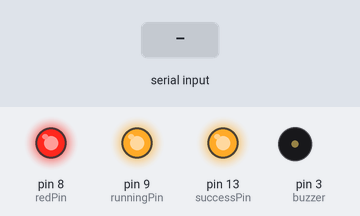
This sketch was run on a simulated Arduino Uno, built with avr-gcc and run on an emulated ATmega328P. Parts: output pins drawn as LEDs (lit = HIGH), buzzer (waves = sounding). The test bench sets the inputs (shaded band). What the sketch prints to the serial monitor is not drawn.

Above: at 1.2 s.
1.3 s: "2" received over Serial
At 3.3 s:
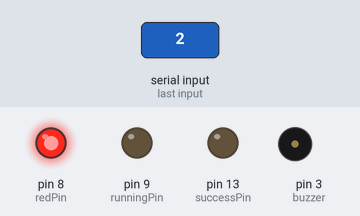
4.3 s: "0" received over Serial
At 5.5 s:
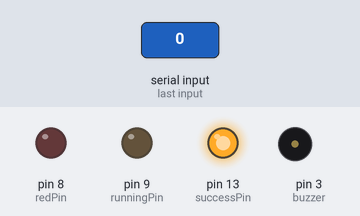
6.5 s: "1" received over Serial
At 8.3 s:
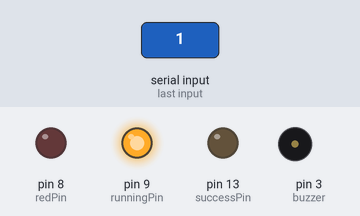
Timing chart, 0 to 9.8 s (numbered marks = the images above; inputs shaded):
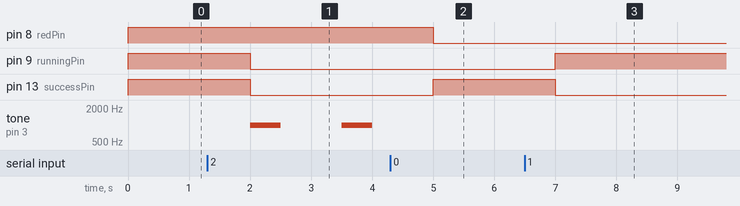

Measured:
- after the input at 1.3 s, pin 9 (runningPin), pin 13 (successPin): HIGH → LOW after 0.70 s; tone on pin 3 (buzzer): alternates 1000 Hz for 0.50 s and silent for 1.0 s, starting after 0.70 s
- after the input at 4.3 s, pin 8 (redPin): HIGH → LOW after 0.70 s; pin 13 (successPin): LOW → HIGH after 0.70 s; tone on pin 3 (buzzer): stays silent (without the input it goes to 1000 Hz after 0.70 s)
- after the input at 6.5 s, pin 9 (runningPin): LOW → HIGH after 0.50 s; pin 13 (successPin): HIGH → LOW after 0.50 s

The sketch:

gitlab_pipelines.ino
```cpp
char receivedValue;
int successPin = 13;
int runningPin = 9;
int redPin = 8;
int buzzer = 3;
int rgb1 = 5;
int rgb2 = 9;
int rgb3 = 10;
bool runningMode, intermitentFlag = false;

void setup() {
  pinMode(successPin, OUTPUT);
  pinMode(runningPin, OUTPUT);
  pinMode(redPin, OUTPUT);
  pinMode(buzzer, OUTPUT);

  Serial.begin(9600);

  digitalWrite(successPin, HIGH);
  digitalWrite(runningPin, HIGH);
  digitalWrite(redPin, HIGH);
}

void loop() {
  if (Serial.available()) {
    receivedValue = Serial.read();
    Serial.print(receivedValue);
  }
  switch (receivedValue) {
    case '0':
      runningMode = false;
      digitalWrite(successPin, HIGH);
      digitalWrite(runningPin, LOW);
      digitalWrite(redPin, LOW);
      break;
    case '1':
      runningMode = true;
      digitalWrite(runningPin, HIGH);
      digitalWrite(successPin, LOW);
      digitalWrite(redPin, LOW);
      break;
    case '2':
      runningMode = false;
      digitalWrite(redPin, HIGH);
      analogWrite(successPin, LOW);
      digitalWrite(runningPin, LOW);
      tone(buzzer, 1000);
      delay(500);
      noTone(buzzer);
      break;
    default:
      if (runningMode) {
        if (intermitentFlag) {
          digitalWrite(runningPin, LOW);
          intermitentFlag = false;
        } else {
          digitalWrite(runningPin, HIGH);
          intermitentFlag = true;
        }
      }
  }
  delay(1000);

}
```
